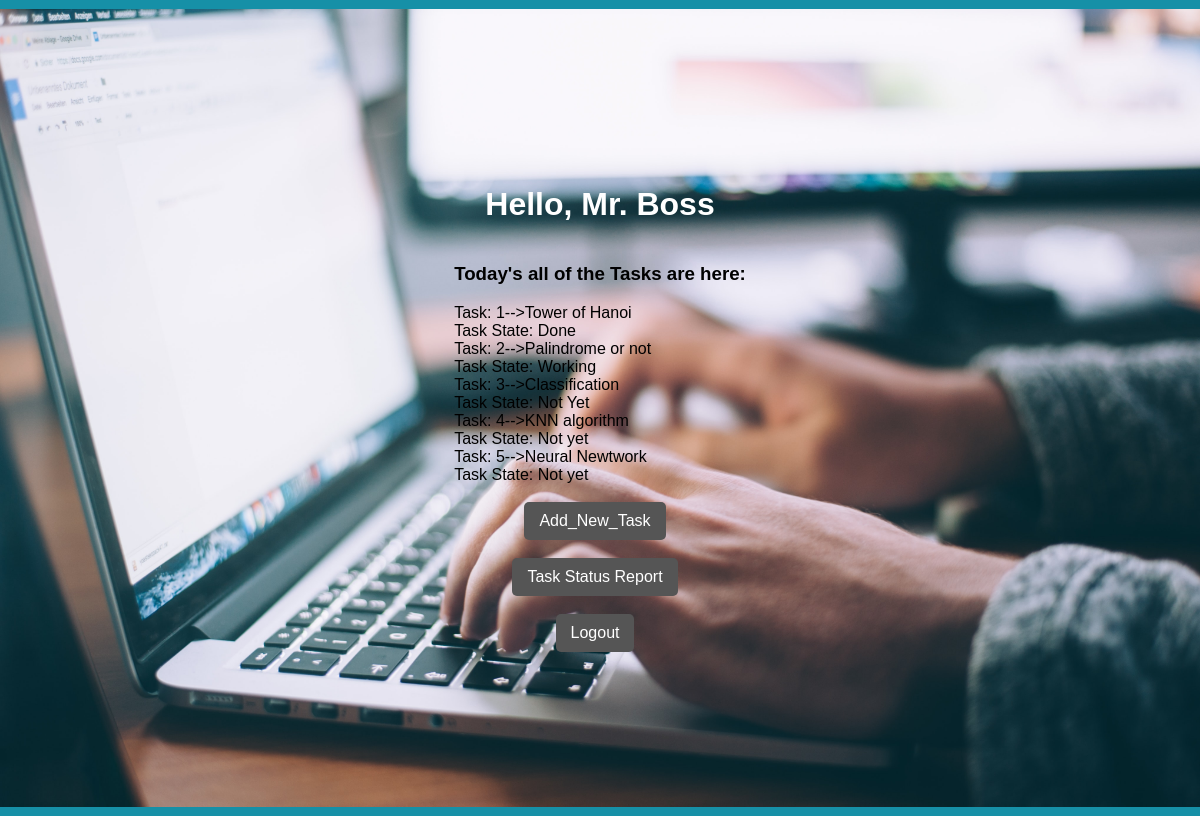
Screenshot of /home.php (signed in) with the database file from the repository.
### tables this page shows
CREATE TABLE `tasklist` (
  `Id` int(11) NOT NULL,
  `TaskName` text NOT NULL,
  `Status` varchar(50) NOT NULL
);

### home.php (the view, shortened to what this page needs)
<?php
     include "db_conn.php";
     if (isset($_SESSION['Id']) && isset($_SESSION['email'])) {
          ?>
          <!DOCTYPE html>
          <html>
          <head>
               <link rel="stylesheet" type="text/css" href="style.css">
          </head>
          <body>
               <img  src="main.jpg" class="imge" alt="image">
               <h1>Hello, <?php echo $_SESSION['Name']; ?></h1>
               <div>
               <h3>Today's all of the Tasks are here:</h3>
               <?php
               $sql1 = "SELECT * FROM tasklist";
               $find = mysqli_query($conn, $sql1);
               if (mysqli_num_rows($find) > 0) {
               while($row1 = mysqli_fetch_assoc($find)) {
               echo " Task: " . $row1["Id"]. "-->" . $row1["TaskName"]. "<br>Task State:  " . $row1["Status"]. "<br>";
               }
               } else {
                    echo "No Task Available for Today, Try to Contact to Your Boss/Other Superior.";
               }
               ?>
               </div><?php
               if($_SESSION['Name'] === "Mr. Boss"){
               ?> <br><a href = "AddTask.php">Add_New_Task</a><br><?php
               }
               ?>
               <a href="status.php">Task Status Report</a><br>
               <a href="logout.php">Logout</a>
          </body>
          </html>
          <?php
     }
     else{
          header("Location: index.php");
          exit();
     }
?>

### style.css (style rules this page uses)
body { background: #1690a7; display: flex; justify-content: center; align-items: center; height: 100vh; flex-direction: column; }
* { font-family: sans-serif; box-sizing: border-box; }
h1 { text-align: center; color: rgb(255, 255, 255); }
a { float: right; background: #555; padding: 10px 15px; color: #fff; border-radius: 5px; margin-right: 10px; border: none; text-decoration: none; }
.imge { width: 100%; background-repeat: no-repeat; position: absolute; z-index: -1; }

### rows the page displays
tasklist: Id "1", TaskName "Tower of Hanoi", Status "Done"
tasklist: Id "2", TaskName "Palindrome or not", Status "Working"
tasklist: Id "3", TaskName "Classification", Status "Not Yet"
tasklist: Id "4", TaskName "KNN algorithm", Status "Not yet"
tasklist: Id "5", TaskName "Neural Newtwork", Status "Not yet"

### other values shown
$_SESSION['Name'] "Mr. Boss"
